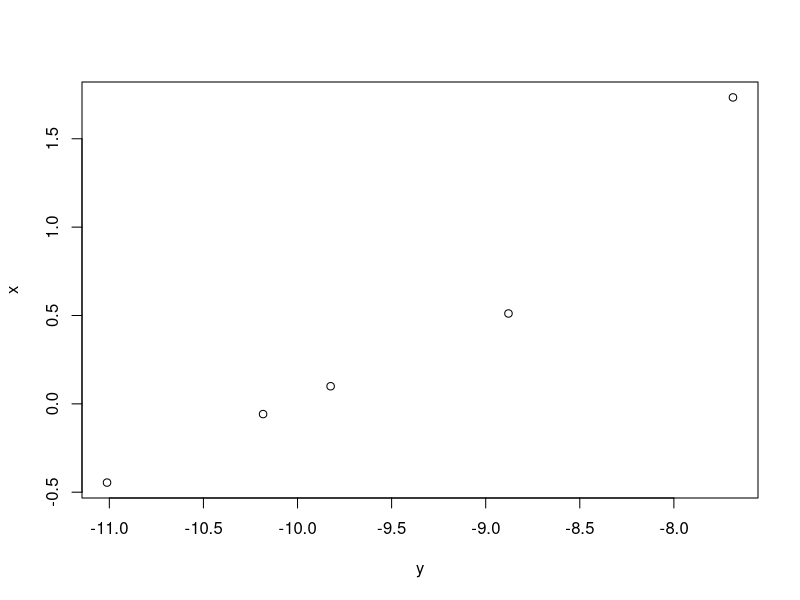
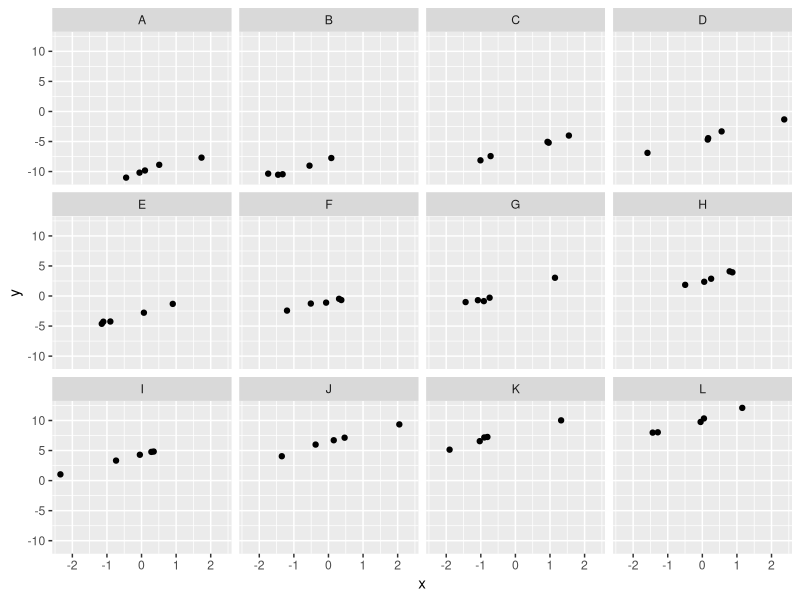

Generate these figures, in order, with R: (Note: this script raises an error after producing the figures.)
#Panel Data

set.seed(25)

# number of obs for each case
(nT <- 5)

# set number of groups
(N <- 12)

# set possible cases
(possible.cases <- LETTERS[1:N])

# set parameters
(my.alphas <- seq(-10,10,length.out = N))
(my.beta <- 1.5)

# set indep var (x) and dates
rep(nT,N)
sapply(5,rnorm)

(indep.var <- sapply(rep(nT,N), rnorm))
(my.dates <- Sys.Date() + 1:nT)

# create response matrix (y)
(response.matrix <- matrix(rep(my.alphas,nT), nrow = nT, 
  byrow = TRUE) + indep.var*my.beta + sapply(rep(nT,N),rnorm, sd = 0.25) )

# set df
(sim.df <- data.frame(G = as.character(sapply(possible.cases, 
        rep, times=nT )), dates = rep(my.dates, times=N),
        y = as.numeric(response.matrix),   x = as.numeric(indep.var), 
        stringsAsFactors = FALSE))

# print result
print(str(sim.df))

#Plot
library(ggplot2)
#one Plot
(dataA = sim.df[sim.df$G=='A',])
plot(x ~ y, dataA)

#Multiple Plots
p <- ggplot(sim.df, aes(x=x, y=y))
p <- p + geom_point()
p <- p + facet_wrap(~G)
print(p)


library(plm)

# estimate panel data model with fixed effects
my.pdm <- plm(data = sim.df, 
              formula = y ~ x, 
              model = 'within',
              index = c('G','dates'))

# print result
print(summary(my.pdm,))
print(fixef(my.pdm))



#Case Study
library(plm)

# data from Grunfeld
data("Grunfeld")

# print it
print(str(Grunfeld))
head(Grunfeld)



my.fct <- function(df) {
  # Estimates a linear model from Grunfeld data
  # Args: #   df - dataframe from Grunfeld
  #Returns: #   lm object
  my.model <- lm(data = df,  formula = inv ~  value + capital)
  return(my.model)
}
summary(Grunfeld)
head(Grunfeld)
Grunfeld$firm
# estimate model for each firm
my.l <- by(Grunfeld, INDICES = Grunfeld$firm, FUN = my.fct)

# print result
my.coefs <- sapply(my.l, coef)
print(my.coefs)

# test if all coef are the same across firms
my.pooltest <- pooltest(inv~value+capital, 
                        data = Grunfeld, 
                        model = "pooling")

# print result
print(my.pooltest)


# set options for Hausman test
my.formula <- inv ~ value + capital
my.index <- c('firm','year')

# do Hausman test
my.hausman.test <- phtest(x = my.formula, 
                          data = Grunfeld,
                          model = c('within', 'random'),
                          index = my.index)

# print result
print(my.hausman.test)


# set panel data model with random effects
my.model <- 'random'
my.formula <- inv ~ value + capital
my.index <- c('firm','year')

# estimate it
my.pdm.random <- plm(data = Grunfeld, 
                     formula = my.formula, 
                     model = my.model,
                     index = my.index)

# print result
print(summary(my.pdm.random))


library(systemfit)

# set pdataframe
(p.Grunfeld <- pdata.frame(Grunfeld, c( "firm", "year" )))

# estimate sur
my.SUR <- systemfit(formula = inv ~value + capital,
            method =  "SUR",  data = p.Grunfeld)
print(my.SUR)
